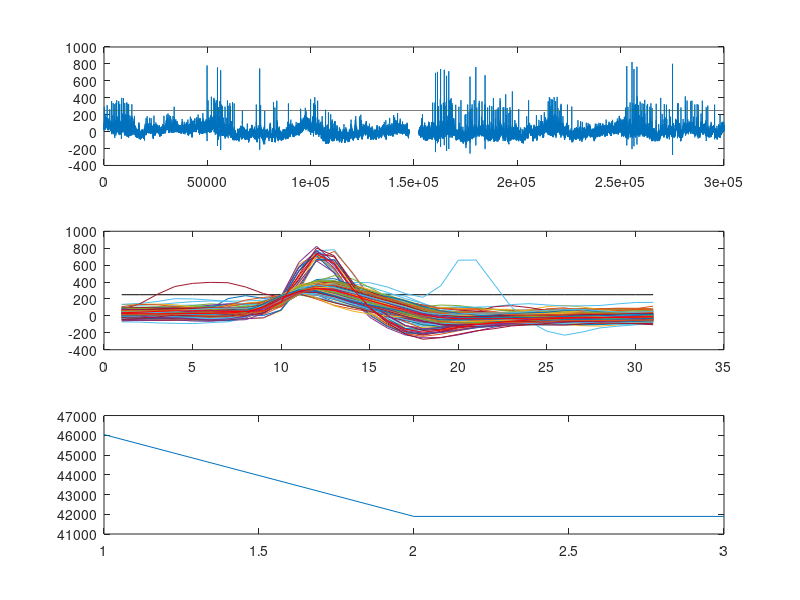
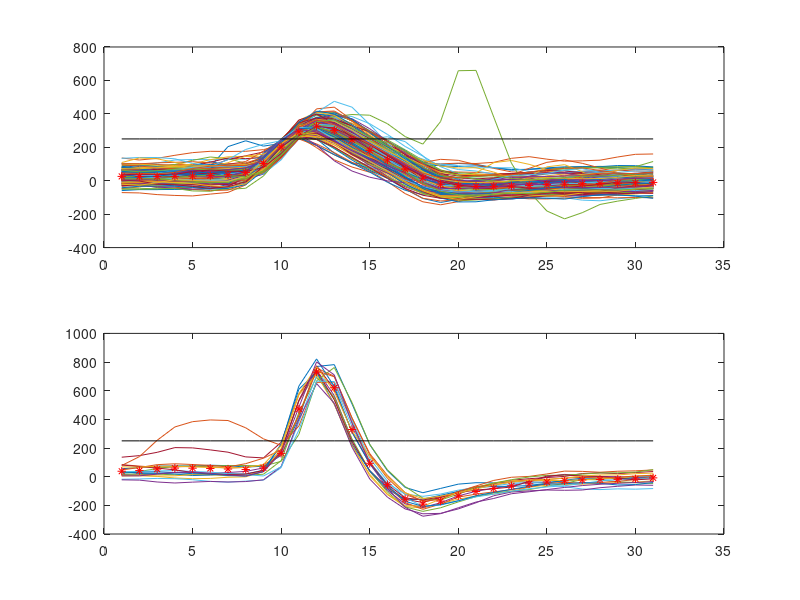

These charts were generated, in order, by the following MATLAB code:
load ps5_data.mat

% mean_vectors = InitTwoClusters_1;
mean_vectors = InitTwoClusters_2;
% mean_vectors = InitThreeClusters_1;
% mean_vectors = InitThreeClusters_2;

SAMPLE_LENGTH = 31;
PREV_SAMPLES = 10;
AFTER_SAMPLES = SAMPLE_LENGTH - PREV_SAMPLES - 1;

NUM_OF_CLUSTERS = size(mean_vectors, 2);
DIMENSIONALITY = size(mean_vectors, 1);

x = RealWaveform;
f_0 = 30000; % sampling rate of waveform (Hz)
f_stop = 250; % stop frequency (Hz)
f_Nyquist = f_0/2; % the Nyquist limit
n = length(x);
f_all = linspace(-f_Nyquist,f_Nyquist,n);
desired_response = ones(n,1);
desired_response(abs(f_all)<=f_stop) = 0;
x_filtered = real(fftshift(ifft(fft(x.*fftshift(desired_response)))));

subplot(3,1,1);
plot(x_filtered);
hold on
V_th  = ones(size(x_filtered,1),1).*250;
plot(V_th,'k');

x_filtered_shifted = [0; x_filtered(1:size(x_filtered, 1) -1)];
above_th_locs = find((x_filtered > V_th) & (x_filtered_shifted < V_th));
snippets = zeros(SAMPLE_LENGTH, size(above_th_locs, 1));
for i=1:size(above_th_locs,1)
    snippets(:,i) = x_filtered(above_th_locs(i)-PREV_SAMPLES:above_th_locs(i)+AFTER_SAMPLES);
end
save snippets.mat snippets
subplot(3,1,2);
plot(V_th(1:SAMPLE_LENGTH),'k');
hold on
for i=1:size(above_th_locs,1)
    plot(snippets(:,i));
    hold on
end

NUM_OF_POINTS = size(snippets, 2);

r = zeros(NUM_OF_CLUSTERS, NUM_OF_POINTS);

J = [];

iter_count = 0;
while(1)
    iter_count = iter_count + 1;
    % E Step
    dist = pdist2(mean_vectors', snippets');
    for j=1:NUM_OF_CLUSTERS
        r(j, :) = dist(j, :) == min(dist);
    end


    % M Step
    for i=1:NUM_OF_CLUSTERS
        numer = zeros(DIMENSIONALITY, 1);
        denom = 0;
        for j=1:NUM_OF_POINTS
            numer = numer + snippets(:, j).*r(i,j);
            denom = denom + r(i, j);
        end
        mean_vectors(:, i) = numer ./ denom;
    end

    % Computing J
    J_iter = 0;
    for i=1:NUM_OF_POINTS
        for j=1:NUM_OF_CLUSTERS
            J_iter = J_iter + norm(snippets(:,i) - mean_vectors(:,j)) .* r(j, i);
        end
    end
    J = [J;J_iter];
    if iter_count ~= 1 && (J_iter == J(iter_count - 1))
        break;
    end
%     if iter_count >= 100
%         break;
%     end
end

for i=1:NUM_OF_CLUSTERS
    plot(mean_vectors(:, i), 'r');
    hold on
end

subplot(3,1,3);
plot(J);

figure;
for i=1:size(above_th_locs,1)
    subplot(NUM_OF_CLUSTERS, 1, find(r(:,i)))
    plot(snippets(:,i));
    hold on
end
for i=1:NUM_OF_CLUSTERS
    subplot(NUM_OF_CLUSTERS, 1, i);
    plot(mean_vectors(:,i), 'r*');
    hold on
    plot(V_th(1:SAMPLE_LENGTH),'k');
    hold on
end
